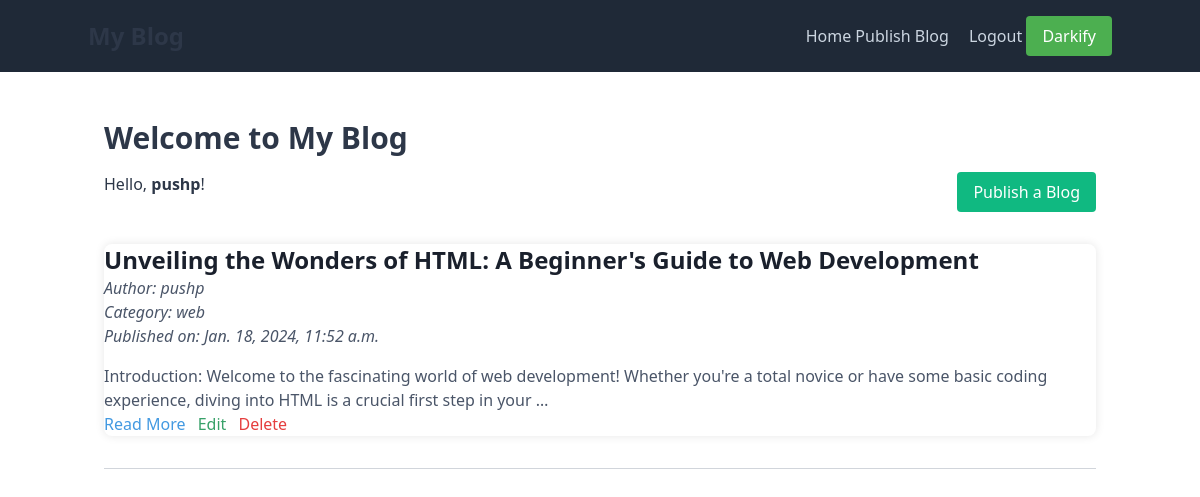
Screenshot of / (signed in) with the database file from the repository.
### blog/models.py (models this page shows, shortened)
class Blog(models.Model):
    title = models.CharField(max_length=200)
    content = models.TextField()
    author = models.ForeignKey(User, on_delete=models.CASCADE)
    created_at = models.DateTimeField(auto_now_add=True)
    category = models.ForeignKey(Category, on_delete=models.SET_NULL, null=True, blank=True)

class Category(models.Model):
    name = models.CharField(max_length=50)

### blog/views.py (the view)
# urls.py: path('', home, name='home'),
def home(request):
    blogs = Blog.objects.all()
    return render(request, 'home.html', {'blogs': blogs})

### blog/templates/home.html (shortened to what this page needs)
<!DOCTYPE html>
<html lang="en">
<head>
    <link href="https://cdn.jsdelivr.net/npm/tailwindcss@2.2.19/dist/tailwind.min.css" rel="stylesheet">
</head>
<body class="font-sans">
    <header class="bg-gray-800 text-white py-4">
        <div class="container mx-auto flex items-center justify-between">
            <h1 class="text-2xl font-bold">My Blog</h1>
            <nav>
                <a href="/">Home</a>
                {% if user.is_authenticated %}
                    <a href="{% url 'publish_blog' %}" class="mr-4 hover:text-gray-300">Publish Blog</a>
                    <a href="{% url 'logout' %}" class="hover:text-gray-300">Logout</a>
                {% else %}
                    <a href="{% url 'login' %}" class="mr-4 hover:text-gray-300">Login</a>
                    <a href="{% url 'signup' %}" class="hover:text-gray-300 mr-4">Sign up</a>
                {% endif %}
                <button id="darkModeToggle" class="toggle-button">Darkify</button>
            </nav>
        </div>
    </header>
    <div class="container mx-auto p-4 mt-8">
        <h1 class="text-3xl font-bold mb-4">Welcome to My Blog</h1>
        <div class="flex mb-8">
            {% if user.is_authenticated %}
                <p class="mr-4">Hello, <span class="font-bold">{{ user.username }}</span>!</p>
            {% else %}
                <p><a href="{% url 'login' %}" class="text-blue-500">Login</a> | <a href="{% url 'signup' %}" class="text-green-500">Sign up</a></p>
            {% endif %}
            <a href="{% url 'publish_blog' %}" class="ml-auto px-4 py-2 bg-green-500 text-white rounded hover:bg-green-600">Publish a Blog</a>
        </div>
        <ul>
            {% for blog in blogs %}
                <li class="mb-8 blog-card">
                    <strong class="text-2xl blog-title">{{ blog.title }}</strong><br>
                    <em class="text-gray-600 author">Author: {{ blog.author.username }}</em><br>
                    {% if blog.category %}
                        <em class="text-gray-600 category">Category: {{ blog.category.name }}</em><br>
                    {% endif %}
                    <em class="text-gray-600 published-date">Published on: {{ blog.created_at }}</em><br>
                    <p class="mt-4 text-gray-800 blog-content">{{ blog.content|truncatewords:30 }}</p>
                    <a href="{% url 'read_more' blog.id %}" class="text-blue-500 read-more">Read More</a>
                    {% if user.is_authenticated and user == blog.author %}
                        <a href="{% url 'edit_blog' blog.id %}" class="mx-2 text-green-500 edit-blog">Edit</a>
                        <a href="{% url 'delete_blog' blog.id %}" class="text-red-500 delete-blog">Delete</a>
                    {% endif %}
                </li>
                <hr class="border-t border-gray-300 my-8">
            {% endfor %}
        </ul>
    </div>
</body>
</html>

### blog/templates/home.html (style rules this page uses)
body { transition: background-color 0.3s, color 0.3s; color: #2d3748; }
header { background-color: #2d3748; }
header a { color: #cbd5e0; }
h1 { color: #2d3748; }
.blog-card { background-color: #fff; border-radius: 8px; box-shadow: 0 0 10px rgba(0, 0, 0, 0.1); transition: transform 0.3s; }
.blog-title { color: #1a202c; }
.author { color: #4a5568; }
.category { color: #4a5568; }
.published-date { color: #4a5568; }
.blog-content { color: #4a5568; }
.read-more { color: #4299e1; }
.edit-blog { color: #38a169; }
.delete-blog { color: #e53e3e; }
.toggle-button { background-color: #4caf50; color: #fff; border: none; padding: 8px 16px; border-radius: 4px; cursor: pointer; transition: background-color 0.3s; }

### rows the page displays
Blog: title "Unveiling the Wonders of HTML: A Beginner's Guide to Web Development", author.username "pushp", category.name "web", created_at "Jan. 18, 2024, 11:52 a.m.", content "Introduction: Welcome to the fascinating world of web development! Whether you're a total novice or have some basic coding experience, diving into HTML is a crucial first step in your …", shows "Edit"

### other values shown
{{ user.username }} "pushp"
